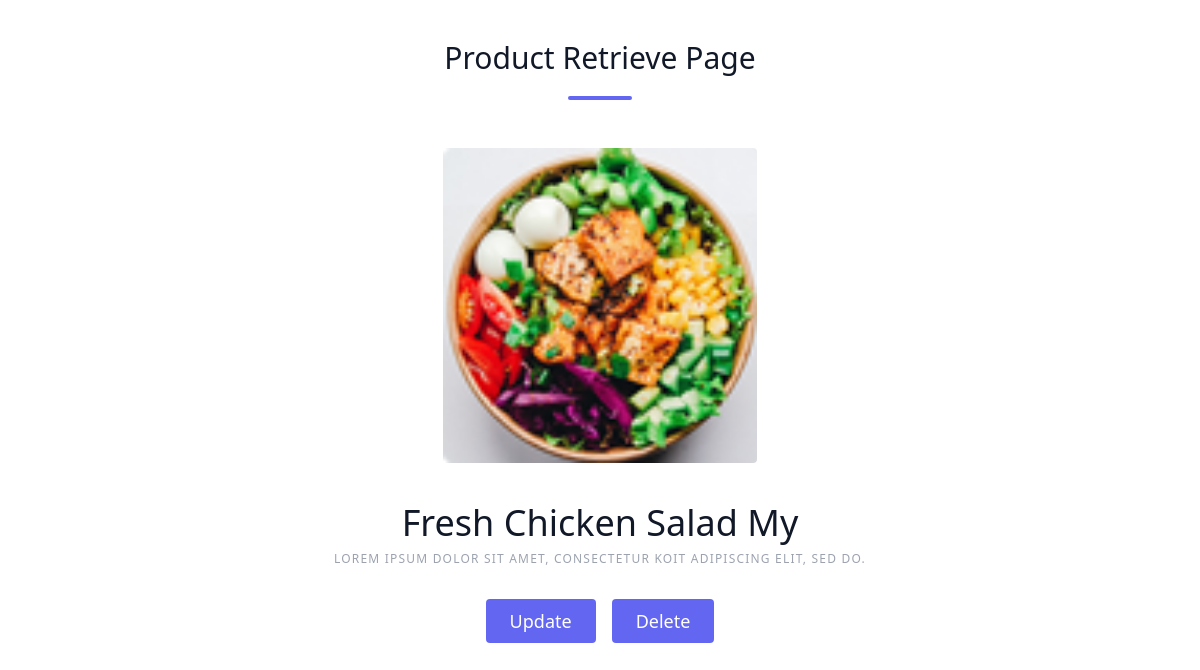
The page /project-design/product-retrieve-page/fresh-chicken-salad-my/ (signed in) on the database its author committed.
### ProjectDesign/models.py (models this page shows, shortened)
class Product(models.Model):
    title = models.CharField(max_length=100, unique=True, default='Pineapple Cake')
    subtitle = models.CharField(max_length=255, default='Check this product!')
    image = models.ImageField(upload_to='Product/', default='default.jpg')
    actual_price = models.DecimalField(decimal_places=2, max_digits=5)
    discount_price = models.DecimalField(decimal_places=2, max_digits=5, blank=True, null=True)
    description = fields.RichTextField()
    category = models.ForeignKey(Category, on_delete=models.SET_NULL, null=True)
    tag = models.CharField(choices=(
                                ('featured', 'featured'),
                                ('recent', 'recent'),
                            ), max_length=20, default='featured')
    related_home = models.ForeignKey(Home, on_delete=models.CASCADE, default=f'kirti-agarbatti')
    slug = models.SlugField(unique=True, blank=True)
    def get_class_name(self):
        return self.__class__.__name__
    def get_object_update_url(self):
        return reverse('ProjectDesign:product-update-page',
                       kwargs={
                           'slug': self.slug
                       })
    def get_object_delete_url(self):
        return reverse('ProjectDesign:product-delete-page',
                       kwargs={
                           'slug': self.slug
                       })

### ProjectDesign/views.py (the view)
# urls.py: path('product-retrieve-page/<slug>/', product_retrieve_view, name='product-retrieve-page'),
@staff_member_required()
def product_retrieve_view(request, slug):
    object = get_object_or_404(Product, slug=slug)
    template_name = 'ProjectDesign/Product/c-product-retrieve-page.html'
    context = {
        'title': 'Product Retrieve',
        'object': object,
    }
    return render(request, template_name, context)

### ProjectDesign/templates/ProjectDesign/Product/c-product-retrieve-page.html (shortened to what this page needs)
{% extends 'ProjectDesign/extras/base.html' %}
{% block content %}
<section class="text-gray-600 body-font relative">
    <div class="container px-5 py-10 mx-auto">
        <div class="flex flex-col text-center w-full mb-12">
            <h1 class="sm:text-3xl text-2xl font-medium title-font text-gray-900">
                {{ object.get_class_name }} Retrieve Page
            </h1>
            <div class="flex pt-5 justify-center">
                <div class="w-16 h-1 rounded-full bg-indigo-500 inline-flex"></div>
            </div>
        </div>
        <div class="flex flex-col items-center justify-center px-5">
            <img class="lg:w-2/6 md:w-3/6 w-5/6 mb-10 object-cover object-center rounded" alt="hero" src="{{ object.image.url }}">
            <div class="text-center lg:w-2/3 w-full">
                <h1 class="title-font sm:text-4xl text-3xl mb-2 font-medium text-gray-900">{{ object.title }}</h1>
                <h2 class="tracking-widest text-xs title-font font-medium text-gray-400 uppercase mb-4">{{ object.subtitle }}</h2>
                <div class="flex justify-center">
                    <a href="{{ object.get_object_update_url }}" class="inline-flex text-white bg-indigo-500 border-0 py-2 px-6 focus:outline-none hover:bg-indigo-600 rounded text-lg">Update</a>
                    <a href="{{ object.get_object_delete_url }}" class="ml-4 inline-flex text-white bg-indigo-500 border-0 py-2 px-6 focus:outline-none hover:bg-indigo-600 rounded text-lg">Delete</a>
                </div>
            </div>
        </div>
    </div>
</section>
{% endblock content %}

### rows shown on the page
Product: get_class_name "Product", image (picture), title "Fresh Chicken Salad My", subtitle "LOREM IPSUM DOLOR SIT AMET, CONSECTETUR KOIT ADIPISCING ELIT, SED DO."
